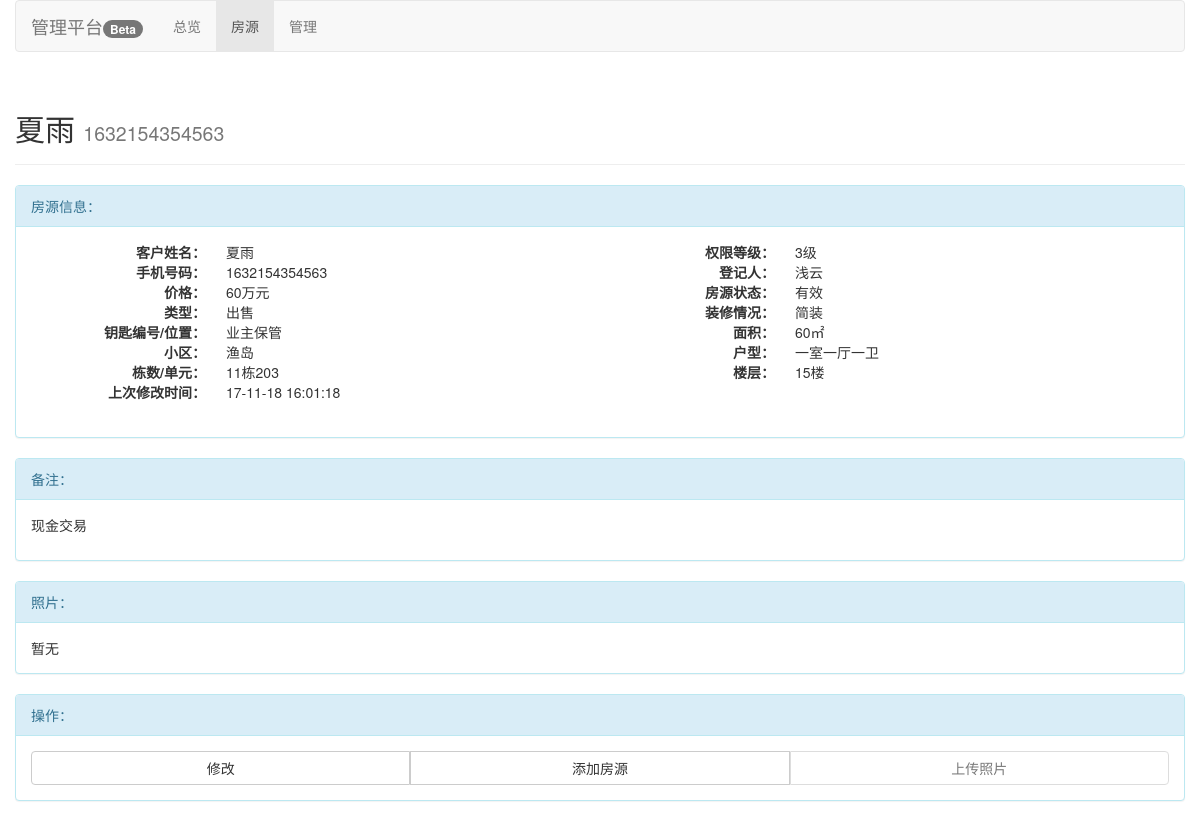
/user/house/detail/?id=16 (signed in), run on the app's committed database.
### fluData/models.py (models this page shows, shortened)
class House(models.Model):
    PRICE_CHOICES = (
        ('万元',"万元"),
        ('千元',"千元"),
        ('百元',"百元"),
        ('  元',"元"),
    )
    SELL = "出售"
    RENT = "出租"
    TYPE_CHOICES = (
        (SELL,"SELL"),
        (RENT,"RENT"),
    )
    DECOR_CHOICES = (
        ("清水","清水"),
        ("简装","简装"),
        ("中装","中装"),
        ("精装","精装"),
        ("豪装","豪装"),
        ("暂无","暂无"),
    )
    STATUS_CHOICES = (
        ("交易完成","该交易已在本店完成"),
        ("失效","该房源已失效（已出售或出租）"),
        ("有效","该房源有效"),
    )
    id = models.AutoField(u"id", primary_key = True)
    name = models.CharField(u"客户姓名", max_length = 30, null = True, blank = True)
    phone = models.CharField(u"手机号码", max_length = 20, null = True, blank = True, default = "暂无")
    price = models.IntegerField(u"售价", null = True, default = 0)
    price_unit = models.CharField(u"售价单位", max_length = 20, choices = PRICE_CHOICES, null = True, default = "万元", blank = True)
    house_type = models.CharField(u"类型", max_length = 20, null = True, choices = TYPE_CHOICES, default = SELL, blank = True)
    ikeys = models.CharField(u"钥匙位置", max_length = 40, null = True, default = "暂无", blank = True)
    community = models.CharField(u"社区", max_length = 50,null = True, default = "暂无", blank = True)
    position = models.CharField(u"地址", max_length = 200, null = True, default = "暂无", blank = True)
    area = models.IntegerField(u"面积", null = True, default = 0)
    kind = models.CharField(u"户型", max_length = 50, null = True, default = "暂无", blank = True)
    more = models.CharField(u"备注", max_length = 1000, null = True, default = "暂无", blank = True)
    floor = models.IntegerField(u"楼层", null = True, default = 0, blank=True)
    level = models.IntegerField(u"等级", null = True, default = 3)
    status = models.CharField(u"资源状态", max_length = 20, null = True, choices = STATUS_CHOICES, default = "有效", blank = True)
    decor = models.CharField(u"装修情况", max_length = 50, null = True, choices = DECOR_CHOICES, default = "暂无", blank = True)
    belong = models.IntegerField(u"所有者", null = True, default = 1)
    all_things = models.TextField(u"搜索信息", null = True, default = "暂无", blank = True)
    change_time = models.DateTimeField(u"上次修改时间", blank = True, default = timezone.now, null = True)
    def get_house_detail(self):
        try:
            t_belong = UserProfile.objects.get(id=self.belong).name
        except Exception as e:
            print(e)
            t_belong = self.id
        try:
            last_change = self.change_time.strftime("%y-%m-%d %X")
        except:
            last_change = "无"
        details = {
            "id" : self.id,
            "name" : self.name,
            "phone" : self.phone,
            "price" : self.price,
            "price_unit" : self.price_unit,
            "house_type" : self.house_type,
            "ikeys" : self.ikeys,
            "community" : self.community,
            "position" : self.position,
            "area" : self.area,
            "kind" : self.kind,
            "more" : self.more,
            "belong" : t_belong,
            "decor" : self.decor,
            "level" : self.level,
            "status" : self.status,
            "floor" : self.floor,
            "last_change" : last_change,
        }
        return details

class UserProfile(models.Model):
    user = models.OneToOneField(User, null=True, on_delete=models.CASCADE)
    name = models.CharField(u"姓名", max_length=20, blank = True)
    id = models.AutoField(u"ID", primary_key = True)
    level = models.IntegerField(u"用户等级", default = 3)
    phone = models.CharField(u"手机号码", max_length = 20, null = True, blank = True)
    lastCheck = models.DateTimeField(u"上次签到时间", blank = True, null= True, default=timezone.now)

### fluData/views.py (the view)
class house_detail_view(View):
    @method_decorator(login_required(login_url="login"))
    def get(self, request, *args, **kwargs):
        if not ("id" in request.GET):
            return HttpResponse("error")
        obj = get_object_or_404(models.House, id=request.GET["id"])
        if obj.level<request.user.userprofile.level:
            return render(request, "user/error.html", {"error":{"title":"访问被拒绝","content":"对于该房源的访问被拒绝，可能是您的权限不够，请联系管理员。"}})
        context = {"house":{"detail":obj.get_house_detail()}}
        return render(request, "user/house_detail.html", context)

### fluData/templates/user/house_detail.html
{% extends 'user/house.html' %}
{% block container %}container{% endblock %}
{% block center %}
<div class="page-header">
    <h2>{{ house.detail.name }} <small>{{ house.detail.phone }}</small></h2>
</div>
<div class="panel panel-info">
    <div class="panel-heading">房源信息：</div>
    <div class="panel-body">
        <div class="col-sm-6">
            <dl class="dl-horizontal">
                <dt>客户姓名：</dt>
                <dd>{{ house.detail.name }}</dd>
                <dt>手机号码：</dt>
                <dd>{{ house.detail.phone }}</dd>
                <dt>价格：</dt>
                <dd>{{ house.detail.price }}{{ house.detail.price_unit }}</dd>
                <dt>类型：</dt>
                <dd>{{ house.detail.house_type }}</dd>
                <dt>钥匙编号/位置：</dt>
                <dd>{{ house.detail.ikeys }}</dd>
                <dt>小区：</dt>
                <dd>{{ house.detail.community }}</dd>
                <dt>栋数/单元：</dt>
                <dd>{{ house.detail.position }}</dd>
                <dt>上次修改时间：</dt>
                <dd>{{ house.detail.last_change }}</dd>
            </dl>
        </div>
        <div class="col-sm-6">
            <dl class="dl-horizontal">
                <dt>权限等级：</dt>
                <dd>{{ house.detail.level }}级</dd>
                <dt>登记人：</dt>
                <dd>{{ house.detail.belong }}</dd>
                <dt>房源状态：</dt>
                <dd>{{ house.detail.status }}</dd>
                <dt>装修情况：</dt>
                <dd>{{ house.detail.decor }}</dd>
                <dt>面积：</dt>
                <dd>{{ house.detail.area }}㎡</dd>
                <dt>户型：</dt>
                <dd>{{ house.detail.kind }}</dd>
                <dt>楼层：</dt>
                <dd>{{ house.detail.floor }}楼</dd>
            </dl>
        </div>
    </div>
</div>
<div class="panel panel-info">
    <div class="panel-heading">备注：</div>
    <div class="panel-body">
        <p>{{ house.detail.more }}</p>
    </div>
</div>
<div class="panel panel-info">
    <div class="panel-heading">照片：</div>
    <div class="panel-body">
        暂无
    </div>
</div>
<div class="panel panel-info">
    <div class="panel-heading">操作：</div>
    <div class="panel-body">
        <div class="btn-group btn-group-justified" role="group" aria-label="...">
            <a href="{% url 'house/alter' %}?id={{ house.detail.id }}" class="btn btn-default">修改</a>
            <a href="{% url 'house/add' %}" class="btn btn-default">添加房源</a>
            <a href="#" class="btn btn-default disabled">上传照片</a>
        </div>
    </div>
</div>
{% endblock %}

### data on the page
House: detail.name "夏雨", detail.phone "1632154354563", detail.price_unit "万元", detail.house_type "出售", detail.ikeys "业主保管", detail.community "渔岛", detail.position "11栋203", detail.status "有效", detail.decor "简装", detail.kind "一室一厅一卫", detail.more "现金交易"
UserProfile: detail.belong "浅云"

### other printed values
{{ house.detail.price }} "60"
{{ house.detail.last_change }} "17-11-18 16:01:18"
{{ house.detail.level }} "3"
{{ house.detail.area }} "60"
{{ house.detail.floor }} "15"
